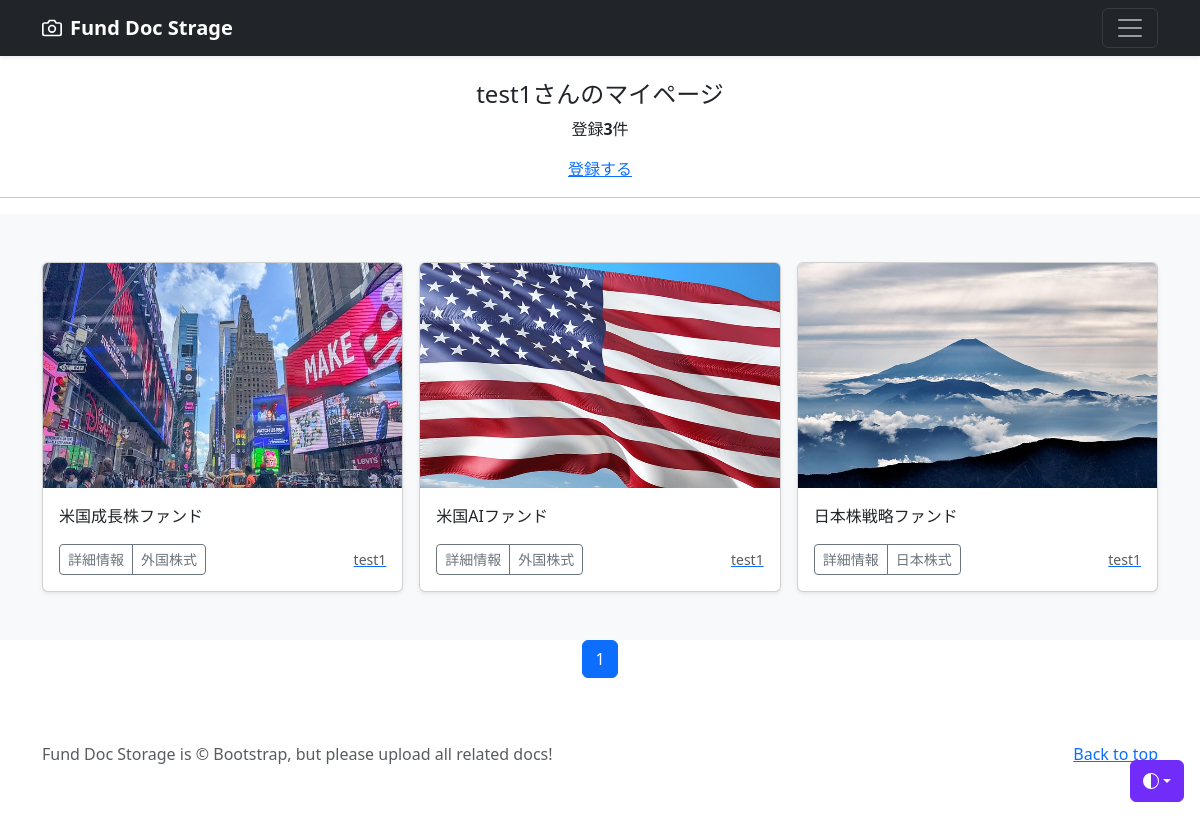
The app's page /mypage/ (signed in) with its own data.
### accounts/models.py (models this page shows)
class CustomUser(AbstractUser):
    pass

### doc/models.py (models this page shows, shortened)
class PhotoData(models.Model):
    user = models.ForeignKey(
        CustomUser,
        verbose_name='ユーザー',
        on_delete=models.CASCADE
        )
    category = models.ForeignKey(
        Category,
        verbose_name='カテゴリ',
        on_delete=models.PROTECT
        )
    title = models.CharField(
        verbose_name='タイトル', # フィールドのタイトル
        max_length=200        # 最大文字数は200
        )
    comment = models.TextField(
        verbose_name='コメント',  # フィールドのタイトル
        )
    image1 = models.ImageField(
        verbose_name='イメージ1',# フィールドのタイトル
        upload_to = 'photos'   # MEDIA_ROOT以下のphotosにファイルを保存
        )
    image2 = models.ImageField(
        verbose_name='イメージ2',# フィールドのタイトル
        upload_to = 'photos',  # MEDIA_ROOT以下のphotosにファイルを保存
        blank=True,            # フィールド値の設定は必須でない
        null=True              # データベースにnullが保存されることを許容
        )
    posted_at = models.DateTimeField(
        verbose_name='登録日時', # フィールドのタイトル
        auto_now_add=True       # 日時を自動追加
        )

class Category(models.Model):
    title = models.CharField(
        verbose_name='カテゴリ', # フィールドのタイトル
        max_length=20)

### doc/views.py (the view)
# urls.py: path('mypage/', views.MypageView.as_view(), name = 'mypage'),
class MypageView(ListView):
    template_name ='mypage.html'
    paginate_by = 9
    def get_queryset(self):
      queryset = PhotoData.objects.filter(user=self.request.user).order_by('-posted_at')
      return queryset

### doc/templates/mypage.html (shortened to what this page needs)
{% extends 'base.html' %}
      {% block contents %}
      {% if user.is_authenticated %}
        <br>
        <div style="text-align:center">
          <h4>{{user.username}}さんのマイページ</h4>
          {% if object_list.count == 0 %}
            <p>{{user.username}}さんの登録データはありません</p>
          {% else %}
            <p>登録<strong>{{object_list.count}}</strong>件</p>
          {% endif %}
          <a href="{% url 'doc:post' %}">登録する</a>
        </div>
        <hr>
      {% endif %}
      {% include "docs_list.html" %}
      {% include "pagination.html" %}
      {% endblock %}

### doc/templates/base.html (shortened to what this page needs)
{% load static %}
<!doctype html>
<html lang="ja" data-bs-theme="auto">
  <head><script src="../assets/js/color-modes.js"></script>
<link href="https://cdn.jsdelivr.net/npm/bootstrap@5.3.0/dist/css/bootstrap.min.css" rel="stylesheet">
  </head>
  <body>
    <div class="dropdown position-fixed bottom-0 end-0 mb-3 me-3 bd-mode-toggle">
      <button class="btn btn-bd-primary py-2 dropdown-toggle d-flex align-items-center"
              id="bd-theme"
              type="button"
              aria-expanded="false"
              data-bs-toggle="dropdown"
              aria-label="Toggle theme (auto)">
        <svg class="bi my-1 theme-icon-active" width="1em" height="1em"><use href="#circle-half"></use></svg>
      </button>
    </div>
<header data-bs-theme="dark">
  <div class="navbar navbar-dark bg-dark shadow-sm">
    <div class="container">
        <a href = "{% url 'doc:index' %}" class = "navbar-brand d-flex align-items-center">
        <strong>Fund Doc Strage</strong>
      </a>
      <button class="navbar-toggler" type="button" data-bs-toggle="collapse" data-bs-target="#navbarHeader" aria-controls="navbarHeader" aria-expanded="false" aria-label="Toggle navigation">
        <span class="navbar-toggler-icon"></span>
      </button>
    </div>
  </div>
</header>
<main>
{% block contents %}{% endblock %}
</main>
<footer class="text-body-secondary py-5">
  <div class="container">
    <p class="float-end mb-1">
      <a href="#">Back to top</a>
    </p>
    <p class="mb-1">Fund Doc Storage is &copy; Bootstrap, but please upload all related docs!</p>
  </div>
</footer>
    </body>
</html>

### doc/templates/docs_list.html (shortened to what this page needs)
  <div class="album py-5 bg-body-tertiary">
    <div class="container">
      <div class="row row-cols-1 row-cols-sm-2 row-cols-md-3 g-3">
        {% for record in object_list %}
        <div class="col">
          <div class="card shadow-sm">
            <img src="{{ record.image1.url }}"
              class="bd-placeholder-img card-img-top" width="100%" height="225" xmlns="http://www.w3.org/2000/svg"
              role="img" aria-label="Placeholder: Thumbnail" preserveAspectRatio="xMidYMid slice" focusable="false">
              <rect width="100%" height="100%" fill="#55595c"/>
            <div class="card-body">
              <p class="card-text">{{ record.title }}</p>
              <div class="d-flex justify-content-between align-items-center">
                <div class="btn-group">
                  <button type="button" class="btn btn-sm btn-outline-secondary"
                    onclick="location.href='{% url 'doc:doc_detail' record.pk %}'">
                    詳細情報
                  </button>
                  <button type="button" class="btn btn-sm btn-outline-secondary"
                    onclick="location.href='{% url 'doc:docs_cat' category=record.category.id %}'">
                    {{record.category.title}}
                  </button>
                </div>
                <a href="{% url 'doc:user_list' user=record.user.id %}">
                  <small class="text-body-secondary">{{ record.user.username }}</small>
                </a>
              </div>
            </div>
          </div>
        </div>
        {% endfor %}
      </div>
    </div>
  </div>

### doc/templates/pagination.html (shortened to what this page needs)
<ul class="pagination"
    style="justify-content:center">
    {% for num in page_obj.paginator.page_range %}
        {% if page_obj.number == num %}
        <li class="page-item active">
            <span class="page-link">{{ num }}</span>
        </li>
        {% endif %}
    {% endfor %}
</ul>

### doc/templates/base.html (style rules this page uses)
.bd-placeholder-img { font-size: 1.125rem; text-anchor: middle; -webkit-user-select: none; -moz-user-select: none; user-select: none; }
.bi { vertical-align: -.125em; fill: currentColor; }
.btn-bd-primary { --bd-violet-bg: #712cf9; --bd-violet-rgb: 112.520718, 44.062154, 249.437846; --bs-btn-font-weight: 600; --bs-btn-color: var(--bs-white); --bs-btn-bg: var(--bd-violet-bg); --bs-btn-border-color: var(--bd-violet-bg); --bs-btn-hover-color: var(--bs-white); --bs-btn-hover-bg: #6528e0; --bs-btn-hover-border-color: #6528e0; --bs-btn-focus-shadow-rgb: var(--bd-violet-rgb); --bs-btn-active-color: var(--bs-btn-hover-color); --bs-btn-active-bg: #5a23c8; --bs-btn-active-border-color: #5a23c8; }
.bd-mode-toggle { z-index: 1500; }

### records on screen
CustomUser: username "test1"
PhotoData: image1 (picture), title "米国成長株ファンド", category "外国株式", user.username "test1"
PhotoData: image1 (picture), title "米国AIファンド", category "外国株式", user.username "test1"
PhotoData: image1 (picture), title "日本株戦略ファンド", category "日本株式", user.username "test1"

### other values on screen
{{ object_list.count }} "3"
{{ num }} "1"
